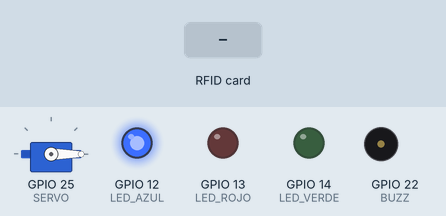
Recording of a sketch running on a simulated ESP32. On the bench: servo, output pins drawn as LEDs (lit = HIGH), buzzer (waves = sounding). Inputs (shaded band) come from the test bench. WiFi joins after 1.5 s; servers stay silent unless stated; uploads are accepted with an empty reply; what the sketch prints to the serial monitor is not drawn.

Above: at 2.7 s.
2.8 s: RFID card 60 70 67 20 held to the reader
At 3.8 s:
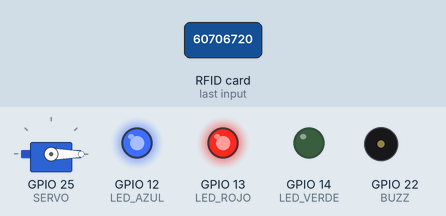
5.5 s: RFID card 5E 7A 19 C4 held to the reader
At 7.1 s:
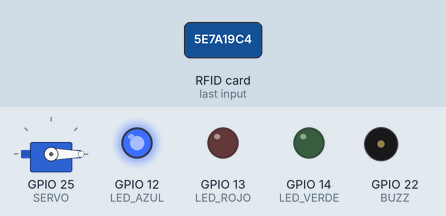
Timing chart, 0 to 8.6 s (numbered marks = the images above; inputs shaded):
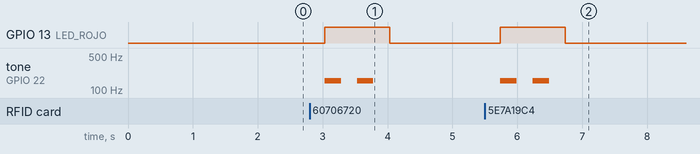

The sketch:

sketch.ino
```cpp
//librerías necesarias
#include <SPI.h>
#include <pitches.h>
#include <MFRC522.h>
#include <ESP32Servo.h>
#include <WiFi.h>
#include <HTTPClient.h>
#include <ArduinoJson.h>

//pines de conexión RFID
#define SCK_PIN  18
#define MISO_PIN 19
#define MOSI_PIN 23
#define SS_PIN   5
#define RST_PIN  21

//pines de leds
#define LED_AZUL 12
#define LED_ROJO 13
#define LED_VERDE 14

//pin para el buzzer
#define BUZZ 22

//pin para el servo
#define SERVO 25

//Creación de objetos
Servo myservo;

MFRC522 rfid(SS_PIN, RST_PIN);

//para la conexión wifi ()
const char* ssid = "TP-Link_BC26";
const char* password = "60706720";

// La IP de la computadora donde corre Django y la ruta de tu vista
// IMPORTANTE: Cambia "192.168.1.100" por la IP local real de tu PC
const char* serverName = "http://192.168.0.105:8000/api/verificar/";
//funciones para el manejo del acceso
void usuarioRechazado(){
  //prender el led rojo y el buzzer
  digitalWrite(LED_ROJO,HIGH);
  tone(BUZZ,NOTE_DS3,250);
  delay(500);
  tone(BUZZ,NOTE_DS3,250);
  delay(500);
  //delay(1000);
  digitalWrite(LED_ROJO,LOW);
}

void usuarioAceptado(){
  //prender el led rojo y el buzzer
  digitalWrite(LED_VERDE,HIGH);
  tone(BUZZ,NOTE_DS3,250);
  delay(1000);
  digitalWrite(LED_VERDE,LOW);
  myservo.write(180); //se puede cambiar el movimiento
  delay(2000);
  myservo.write(0);
}

//verificar el acceso en el servidor
void verificarAccesoServidor(String uid) {
  // Verificar que seguimos conectados al Wi-Fi
  if(WiFi.status() == WL_CONNECTED) {
    HTTPClient http;

    // Iniciar la conexión con la URL del servidor Django
    http.begin(serverName);

    // Especificar que enviaremos datos en formato JSON
    http.addHeader("Content-Type", "application/json");

    // Armar el JSON manualmente (coincide con json.loads(request.body) en Django)
    String jsonPayload = "{\"id_Tarjeta\":\"" + uid + "\"}";

    // Enviar la petición POST
    int httpResponseCode = http.POST(jsonPayload);

    // Procesar la respuesta
    if (httpResponseCode > 0) {
      Serial.print("Código de respuesta HTTP: ");
      Serial.println(httpResponseCode);

      // Obtener el JSON de respuesta de Django
      String payload_respuesta = http.getString();

      //objeto para parsear el JSON
      StaticJsonDocument<200> doc;
      DeserializationError error = deserializeJson(doc, payload_respuesta);

      Serial.println("Respuesta del servidor:");
      Serial.println(payload_respuesta);

      //extracción de los datos del JSON
      bool acceso = doc["acceso"];
      const char* mensaje = doc["mensaje"];

      Serial.print("Resultado: ");
      Serial.println(mensaje);

      //lógica de los accesos
      if(acceso){
        usuarioAceptado();
      }else{
        usuarioRechazado();
      }
    }
    else {
      Serial.print("Error en la petición HTTP. Código de error: ");
      Serial.println(httpResponseCode);
      // Imprimir el mensaje de error exacto
      Serial.println(http.errorToString(httpResponseCode).c_str());
      //poner el código de error con algo
      Serial.println("Revise la conexión con el servidor");
    }

    // Liberar recursos
    http.end();
  } else {
    Serial.println("Error: Desconectado del Wi-Fi");
  }
}

void conexionWiFi(){
  WiFi.begin(ssid, password);
  Serial.print("Conectando al Wi-Fi");
  while(WiFi.status() != WL_CONNECTED) {
    delay(500);
    Serial.print(".");
  }
  Serial.println("\nConectado a la red Wi-Fi");
  Serial.print("Dirección IP de la ESP32: ");
  Serial.println(WiFi.localIP());
}


void setup() {
  Serial.begin(115200);
  // Inicializacion del RFID
  SPI.begin(SCK_PIN, MISO_PIN, MOSI_PIN, SS_PIN);
  rfid.PCD_Init();
  //
  rfid.PCD_SetAntennaGain(rfid.RxGain_max);
  // Verificación visual de versión del Firmware
  byte v = rfid.PCD_ReadRegister(rfid.VersionReg);
  Serial.print(F("Versión del Firmware MFRC522: 0x"));
  Serial.println(v, HEX);
  if (v == 0x00 || v == 0xFF) {
    Serial.println(F("ERROR: No se detecta el módulo. Revisa conexiones."));
  } else {
    Serial.println(F("Módulo MFRC522 detectado correctamente."));
  }
  //inicialización de pines generales:
  pinMode(LED_AZUL, OUTPUT);
  pinMode(LED_ROJO, OUTPUT);
  pinMode(LED_VERDE, OUTPUT);
  pinMode(BUZZ, OUTPUT);
  digitalWrite(LED_AZUL, HIGH);
  digitalWrite(LED_VERDE, LOW);
  digitalWrite(LED_ROJO, LOW);
  //para el servo
  ESP32PWM::allocateTimer(0);
  myservo.setPeriodHertz(50);
  myservo.attach(SERVO, 500, 2400);
  myservo.write(0);
  //
  conexionWiFi();
}


void loop() {
  delay(10);
  if (!rfid.PICC_IsNewCardPresent()) {
    return;
  }

  if (!rfid.PICC_ReadCardSerial()) {
    return;
  }
  //variable para guardar el ID leido
  String uid_leido = "";

  Serial.print("UID Detectado: ");

  for (byte i = 0; i < rfid.uid.size; i++) {
      // 2. Formateamos cada byte a Hexadecimal (ej: 0A, 1F)
      if (rfid.uid.uidByte[i] < 0x10) {
          uid_leido += "0"; // Añade un cero inicial si el valor es menor a 16
      }
      uid_leido += String(rfid.uid.uidByte[i], HEX);
  }

  //Convertir a mayusculas para la BD ()
  uid_leido.toUpperCase();

  Serial.println(uid_leido); // Verificamos en el monitor serial

  //enviar la solicitud al servidor
  verificarAccesoServidor(uid_leido);

  //salida segura en la comunicación con el sensor
  rfid.PICC_HaltA();
  rfid.PCD_StopCrypto1();


  delay(1000);
}
```

Measured:
- after the input at 2.8 s, GPIO 13 (LED_ROJO): LOW → HIGH after 0.23 s, → LOW 1.0 s later; tone on GPIO 22 (BUZZ): alternates 156 Hz for 0.25 s and silent for 0.25 s, 4 changes in all, then stays silent, starting after 0.23 s
- after the input at 5.5 s, GPIO 13 (LED_ROJO): LOW → HIGH after 0.24 s, → LOW 1.0 s later; tone on GPIO 22 (BUZZ): alternates 156 Hz for 0.25 s and silent for 0.25 s, 4 changes in all, then stays silent, starting after 0.24 s
